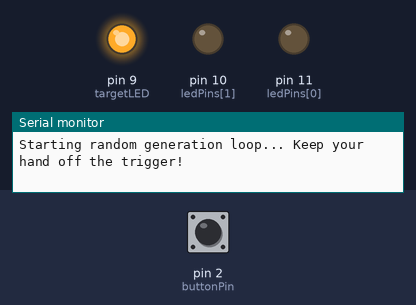
A sketch run on a simulated Arduino Uno, built with avr-gcc and run on an emulated ATmega328P. Parts: output pins drawn as LEDs (lit = HIGH), the last lines printed to the serial monitor. The inputs (shaded band) are chosen by the test bench; at power-on: pin 2 (buttonPin) HIGH. Random numbers use the default seed unless the sketch sets one.

Above: at 9.0 s.
9.1 s: pin 2 (buttonPin) pulled LOW for 0.2 s
At 9.7 s:
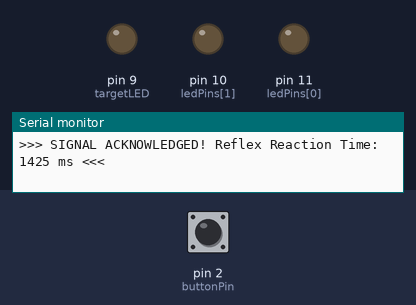
12.6 s: pin 2 (buttonPin) driven LOW
At 14.9 s:
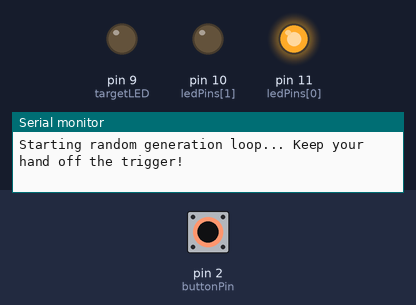
33.0 s: pin 2 (buttonPin) driven HIGH
At 41.1 s:
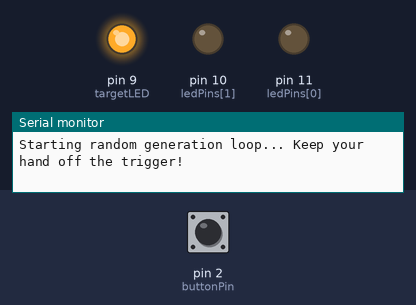
Timing chart, 0 to 42.5 s (numbered marks = the images above; inputs shaded):
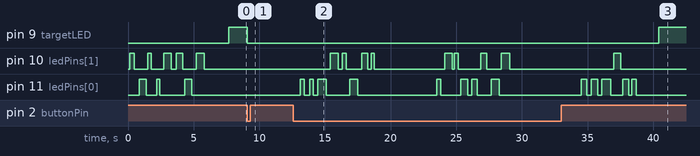

Measured:
- after the input at 9.1 s, pin 9 (targetLED): HIGH → LOW at once
- after the input at 33.0 s, pin 9 (targetLED): LOW → HIGH after 7.4 s

The sketch:

reaction_game.ino
```cpp
/**
 * @file reaction_game.ino
 * @author Gauransh Pundir
 * @date 2026-06-28
 * @description Week 1 Q4 - Digital reaction reflex tester utilizing high-resolution
 * time differential calculation metrics via millis() and hardware pull-up tracking.
 */

const int ledPins[] = {11, 10}; // Unpredictable filler sequence LEDs (Red, Yellow)
const int targetLED = 9;        // The Green action trigger signal LED
const int buttonPin = 2;        // Push button input tracking pin (Interrupt/Digital input)

void setup() {
  Serial.begin(9600);

  pinMode(ledPins[0], OUTPUT);
  pinMode(ledPins[1], OUTPUT);
  pinMode(targetLED, OUTPUT);

  // Initialize with internal pull-up network: Button press reads LOW
  pinMode(buttonPin, INPUT_PULLUP);

  // Seed the random number generator using floating ambient analog noise
  randomSeed(analogRead(A5));

  Serial.println("=== DIGITAL REACTION GAME INITIALIZED ===");
  Serial.println("Instructions: Await the Green LED signal, then press the trigger button immediately!");
}

void loop() {
  Serial.println("\nStarting random generation loop... Keep your hand off the trigger!");
  digitalWrite(targetLED, LOW);

  // 1. Generate an unpredictable random LED flashing waiting period sequence
  int randomBlinks = random(4, 9); // Run between 4 to 8 preparatory blinks
  for (int i = 0; i < randomBlinks; i++) {
    int selectedLED = ledPins[random(0, 2)]; // Randomly choose Red or Yellow
    int holdTime = random(200, 700);        // Random active interval duration

    digitalWrite(selectedLED, HIGH);
    delay(holdTime);
    digitalWrite(selectedLED, LOW);
    delay(random(150, 400));                // Random quiet buffer space
  }

  // Add a final dead-time safety rest phase (1 to 3 seconds) before the signal
  delay(random(1000, 3000));

  // Cheat detection safeguard check: Is user already holding down the button down early?
  if (digitalRead(buttonPin) == LOW) {
    Serial.println("FAUL / CHEAT DETECTED: Do not hold down the trigger button early!");
    delay(3000); // Penalty delay window
    return;      // Reset the main loop cycle execution
  }

  // 2. Fire the Green Action LED and record the start time stamp
  digitalWrite(targetLED, HIGH);
  unsigned long signalTriggeredTime = millis();

  // 3. Block execution until the player presses the button (pulling Pin 2 LOW)
  while (digitalRead(buttonPin) == HIGH) {
    // Actively polling the pin loop, waiting for the reaction event
  }

  unsigned long buttonPressedTime = millis();
  digitalWrite(targetLED, LOW); // Extinguish signal LED

  // 4. Calculate the time difference metrics and log down to the millisecond
  unsigned long totalReactionTime = buttonPressedTime - signalTriggeredTime;

  Serial.print(">>> SIGNAL ACKNOWLEDGED! Reflex Reaction Time: ");
  Serial.print(totalReactionTime);
  Serial.println(" ms <<<");

  // Delay buffer window to allow user to release physical button comfortably
  delay(4000);
}
```
